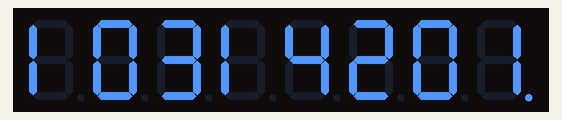
This program was run on a simulated Raspberry Pi (BCM pin numbers). Parts: 8-digit seven-segment display. The clock reads 2024-03-15 10:24:30 at power-on unless the program sets it.

Above: at 0.13 s.
At 5.48 s:
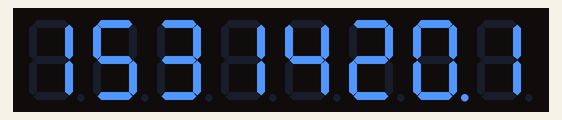
At 9.81 s:
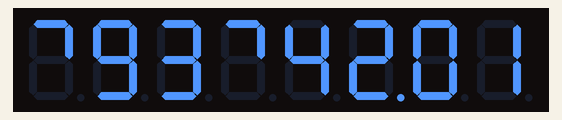
At 19.5 s:
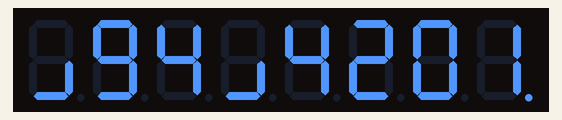
At 29.43 s:
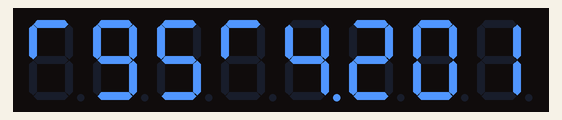
At 39.63 s:
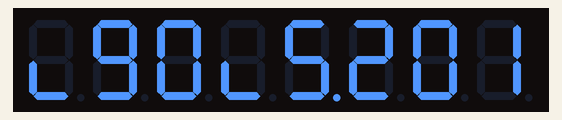

The program:

clock.py
```python
import max7219.led as led
import time
import os

device = led.sevensegment(cascaded=1)
device.brightness(15)

#device.write_text(0, "HELLO")
o = [6,66,96,48,24,12]
#device.brightness(15)
b=0
while True:
   for i in range(4):
      t=time.strftime("%H%M%S");
      #print(t);
      device.letter(deviceId=0, position=1, char=t[0], dot=i==0, redraw=True)
      device.letter(deviceId=0, position=2, char=t[1], dot=i==1, redraw=True)
      device.letter(deviceId=0, position=3, char=t[2], dot=i==2, redraw=True)
      device.letter(deviceId=0, position=4, char=t[3], dot=i==3, redraw=True)
      device.letter(deviceId=0, position=6, char=t[4], dot=False, redraw=True)
      device.letter(deviceId=0, position=7, char=t[5], dot=False, redraw=True)
      device.set_byte(deviceId=0, position=5, value=o[b], redraw=True);
      device.set_byte(deviceId=0, position=8, value=o[b], redraw=True);
      #device.letter(deviceId=0, position=7, char='7', dot=True, redraw=True)
      #device.letter(deviceId=0, position=8, char='8', dot=True, redraw=True)
      #device.write_number(deviceId=0, value=3145)
      b=b+1
      if  b>5:
          b=0
      time.sleep(0.25);
```
